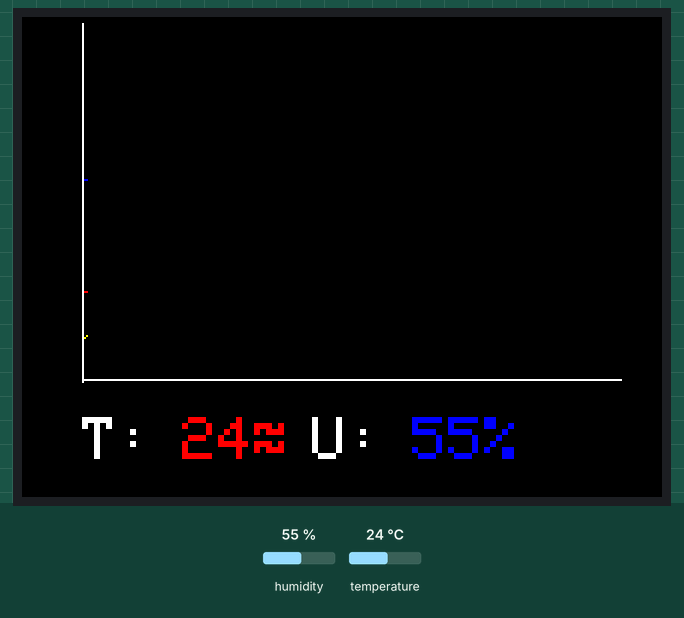
Bench run of a sketch on a simulated ESP32. Parts: 320×240 colour display. The inputs (shaded band) are chosen by the test bench; at power-on: humidity 55 %, temperature 24 °C. What the sketch prints to the serial monitor is not drawn.

Above: at 1.4 s.
1.5 s: humidity set to 22 %
At 2.6 s:
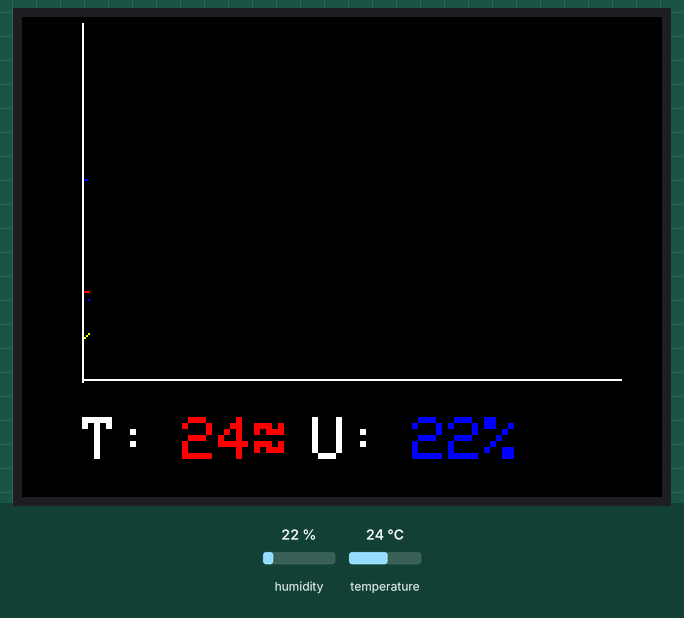
4.5 s: temperature set to 12 °C
At 6.1 s:
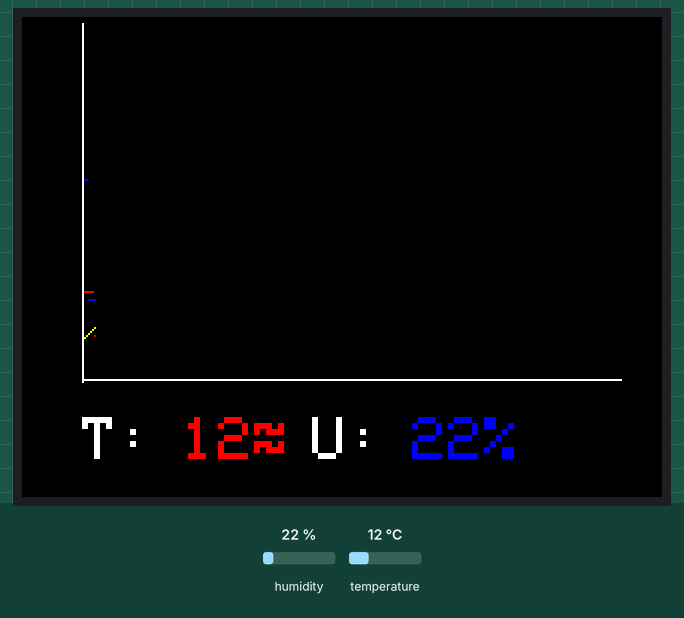
7.5 s: humidity set to 40 %
At 9.2 s:
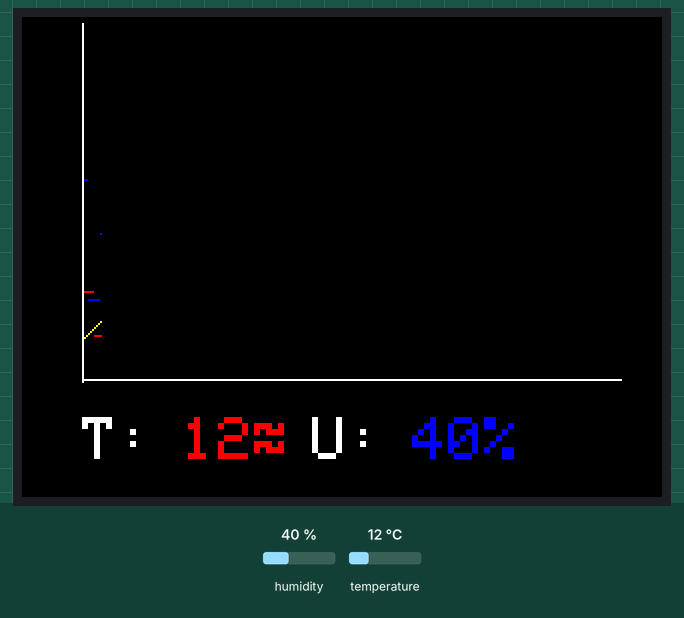
10.5 s: temperature set to 19 °C
At 12.1 s:
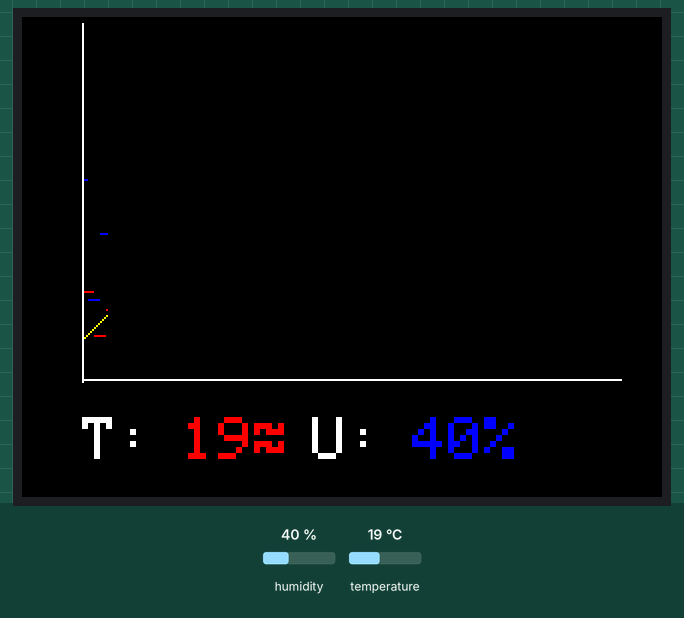
Timing chart, 0 to 13.6 s (numbered marks = the images above; inputs shaded):
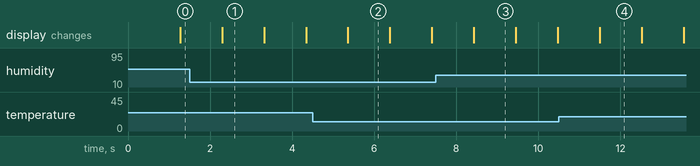

The sketch:

humidity.ino
```cpp
#include <M5Stack.h>
#include <DHT12.h>
#include <Wire.h>

#define BLACK     0x0000
#define RED       0xF800
#define CYAN      0x07FF
#define YELLOW    0xFFE0
#define WHITE     0xFFFF

#define DHTPIN 5
DHT12 dht12;
int leituraAtual = 1;

#define POS_X_GRAFICO   30
#define POS_Y_GRAFICO   3
#define ALTURA_GRAFICO  180
#define COMPRIMENTO_GRAFICO 270

#define POS_X_DADOS  30
#define POS_Y_DADOS  200

int umidade = 0;
int temperatura = 0;

int lineExample = 20;
int factor = 1;


void setup() {
  Serial.begin(115200);
  M5.begin();
  Wire.begin();
  M5.Lcd.fillScreen(BLACK);
  M5.Lcd.drawFastVLine (POS_X_GRAFICO, POS_Y_GRAFICO, ALTURA_GRAFICO, WHITE);
  M5.Lcd.drawFastHLine (POS_X_GRAFICO, ALTURA_GRAFICO + 1, COMPRIMENTO_GRAFICO, WHITE);
  M5.Lcd.setTextSize(3);
  M5.Lcd.setTextColor(WHITE);
  M5.Lcd.setCursor(POS_X_DADOS, POS_Y_DADOS);
  M5.Lcd.print("T: ");
  M5.Lcd.setCursor(POS_X_DADOS + 115, POS_Y_DADOS);
  M5.Lcd.print("U: ");

}

void loop() {
  float temp = dht12.readTemperature();
  float umid = dht12.readHumidity();
  temperatura = temp;
  umidade = umid;

  int temperaturaMapeada = map(temperatura, 0, 100, 0, ALTURA_GRAFICO);
  int umidadeMapeada = map(umidade, 0, 100, 0, ALTURA_GRAFICO);

  M5.Lcd.drawPixel(POS_X_GRAFICO + leituraAtual, ALTURA_GRAFICO - temperaturaMapeada, RED);
  M5.Lcd.drawPixel(POS_X_GRAFICO + leituraAtual, ALTURA_GRAFICO - umidadeMapeada, BLUE);
  M5.Lcd.drawPixel (POS_X_GRAFICO + leituraAtual, ALTURA_GRAFICO - lineExample, YELLOW);
  if (lineExample == 50) factor = -1;
  else if (lineExample == 10) factor = 1;

  lineExample += factor;
  leituraAtual++;

  if (leituraAtual == 270)
  {
    M5.Lcd.fillRect (POS_X_GRAFICO + 1, POS_Y_GRAFICO - 1, COMPRIMENTO_GRAFICO, ALTURA_GRAFICO - 1, BLACK);
    leituraAtual = 1;
  }
  M5.Lcd.fillRect (POS_X_DADOS + 50, POS_Y_DADOS, 60, 30, BLACK);
  M5.Lcd.fillRect (POS_X_DADOS + 165, POS_Y_DADOS, 90, 30, BLACK);
  M5.Lcd.setCursor(POS_X_DADOS + 50, POS_Y_DADOS);
  M5.Lcd.setTextColor(RED);
  M5.Lcd.printf("%2.0f", temp);
  M5.Lcd.print((char)247);
  M5.Lcd.setCursor(POS_X_DADOS + 165, POS_Y_DADOS);
  M5.Lcd.setTextColor(BLUE);
  M5.Lcd.printf("%2.0f", umid);
  M5.Lcd.print('%');
  Serial.println(temperatura);
  Serial.println(" ");
  Serial.println(umidade);

  delay(1000);
}
```
